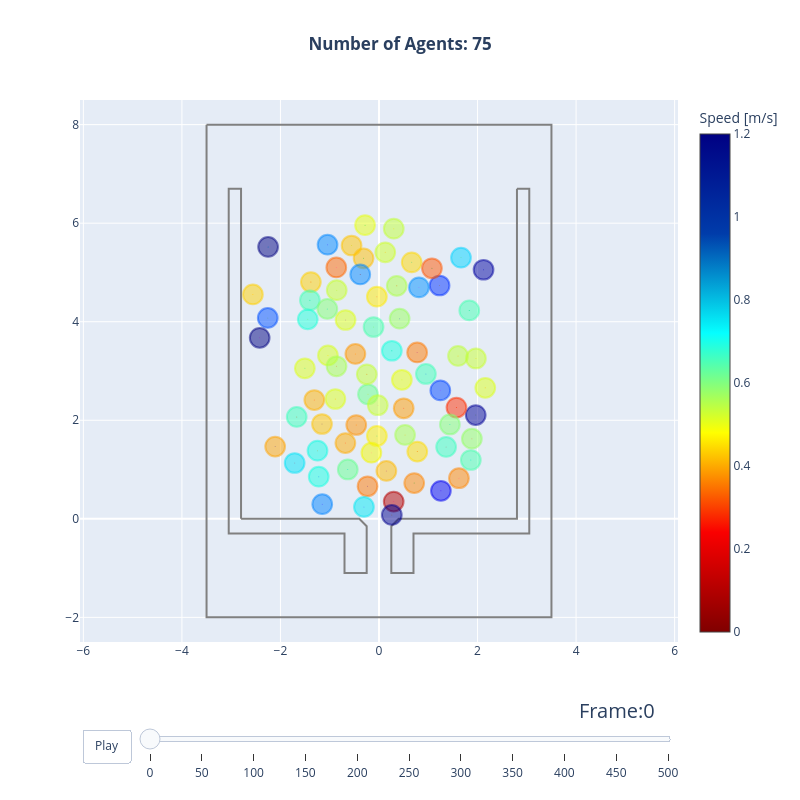

The code cell stored with this chart in its notebook:
### Markdown cell above
Now, every agent has left the simulation.
Let's have a look at the result:

### Code cell
import pedpy
from jupedsim.internal.notebook_utils import animate, read_sqlite_file

trajectory_data, walkable_area = read_sqlite_file(trajectory_file)
speed = pedpy.compute_individual_speed(traj_data=trajectory_data, frame_step=5)
speed = speed.merge(trajectory_data.data, on=["id", "frame"], how="left")

animate(trajectory_data, walkable_area)
